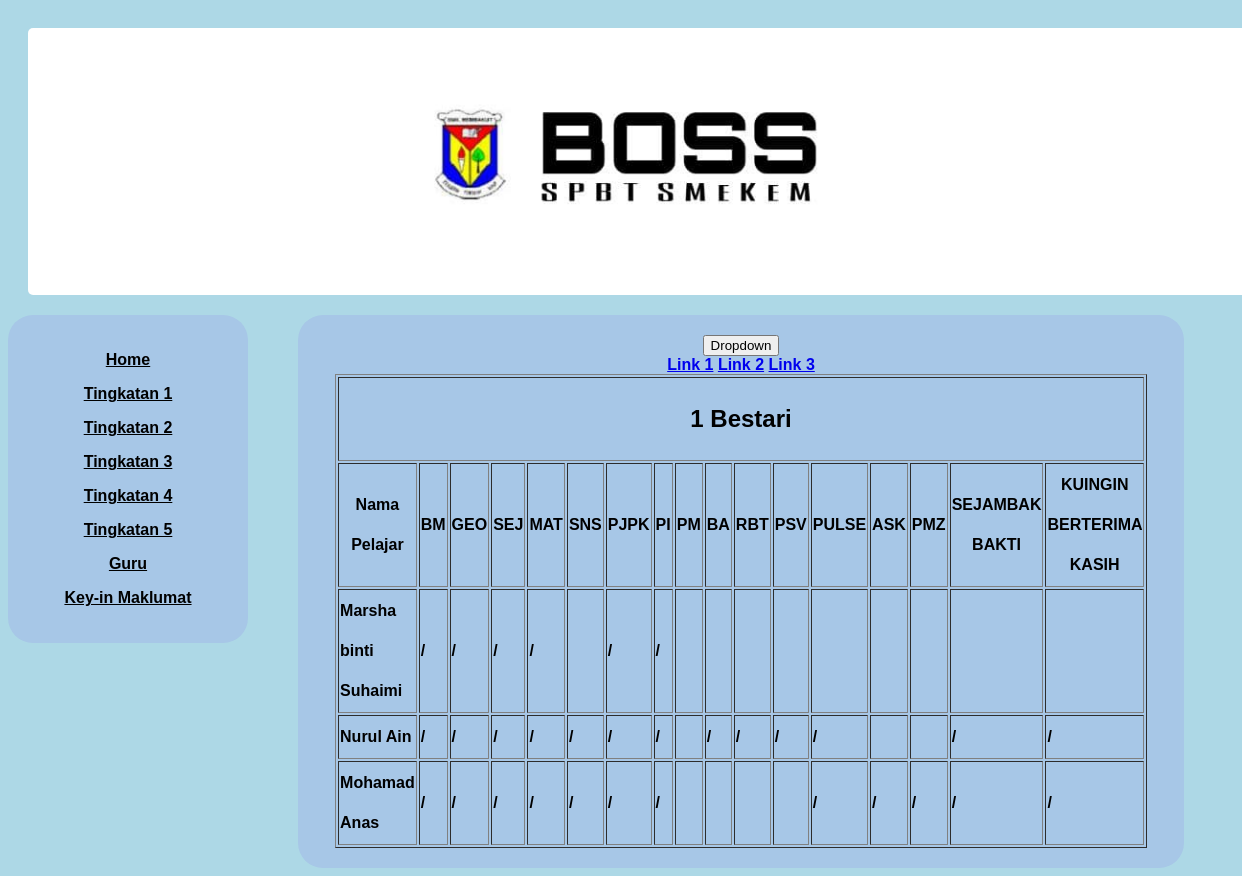
Screenshot of /guru.php with the database file from the repository.
### tables this page shows
CREATE TABLE `pelajar` (
  `NO_ID` int(12) NOT NULL,
  `Nama_pelajar` varchar(30) NOT NULL,
  `Kelas` varchar(10) NOT NULL,
  `BM` varchar(1) NOT NULL,
  `GEO` varchar(10) NOT NULL,
  `SEJ` varchar(10) NOT NULL,
  `MAT` varchar(10) NOT NULL,
  `SNS` varchar(10) NOT NULL,
  `PJPK` varchar(10) NOT NULL,
  `PI` varchar(10) NOT NULL,
  `PM` varchar(10) NOT NULL,
  `BA` varchar(10) NOT NULL,
  `RBT` varchar(10) NOT NULL,
  `PSV` varchar(10) NOT NULL,
  `PULSE` varchar(10) NOT NULL,
  `ASK` varchar(10) NOT NULL,
  `PMZ` varchar(10) NOT NULL,
  `SEJAMBAK` varchar(10) NOT NULL,
  `KUINGIN` varchar(10) NOT NULL,
  `darahtitik` varchar(10) NOT NULL,
  `baikbudi` varchar(10) NOT NULL,
  `closeup` varchar(10) NOT NULL,
  `hempasan` varchar(10) NOT NULL,
  `bintanghati` varchar(10) NOT NULL,
  `fullblast` varchar(20) NOT NULL,
  `fizik` varchar(20) NOT NULL,
  `bio` varchar(20) NOT NULL,
  `kimia` varchar(20) NOT NULL,
  `addmath` varchar(20) NOT NULL,
  `rc` varchar(20) NOT NULL,
  `pertanian` varchar(20) NOT NULL,
  `ekonomi` varchar(11) NOT NULL,
  `tasawwur` varchar(11) NOT NULL,
  `sainssukan` varchar(11) NOT NULL,
  `disebalik` varchar(11) NOT NULL,
  `jaketkulit` varchar(11) NOT NULL,
  `download` varchar(11) NOT NULL,
  `silirdaksina` varchar(11) NOT NULL,
  `sejadahrindu` varchar(11) NOT NULL
);

### guru.php (the view, shortened to what this page needs)
<?php
$con= mysqli_connect("localhost","root","") or die ("Unable to connect");
mysqli_select_db($con, "spbtsmekem");
$sql= "SELECT * FROM pelajar";
$result=$con->query($sql);
?>
<!DOCTYPE html>
<html lang = "en">
	<head>
	</head>
	<body>
		<div class="header">
		<center><img src= "image/bannerboss.jpg" style=" width:100%; display: block; border-radius: 25px;padding: 20px;></img> </center>
		</div>
		<div class="content">
			<div class="menu">
			<p>
			<a href="index.php" style= "color:#000000;">Home</a>
			</p>
			<p>
			<a href="tingkatan_1.php" style= "color:#000000;"> Tingkatan 1</a>
			</p>
			<p>
			<a href= "tingkatan_2.php" style= "color:#000000;">Tingkatan 2 </a>
			</p>
			<p>
			<a href="tingkatan_3.php" style= "color:#000000;">Tingkatan 3</a>
			</p>
			<p>
			<a href="tingkatan_4.php" style= "color:#000000;">Tingkatan 4</a>
			</p>
			<p>
			<a href="tingkatan_5.php" style= "color:#000000;">Tingkatan 5</a>
			</p>
			<p>
			<a href="guru.php" style= "color:#000000;">Guru</a>
			</p>
			<p>
			<a href="input01.php" style= "color:#000000;">Key-in Maklumat</a>
			</p>
			</div>
		<div class="main">
		 <button class="dropbtn">Dropdown</button>
			<div class="dropdown-content">
				<a href="#">Link 1</a>
				<a href="#">Link 2</a>
				<a href="#">Link 3</a>
			</div>
		<table align="center" border="1px" style="width:600px; line-height:40px;">
			<tr>
				<th colspan="17"><h2>1 Bestari</h2></th>
			</tr>
			<t>
				<th> Nama Pelajar </th>
				<th> BM </th>
				<th> GEO </th>
				<th> SEJ </th>
				<th> MAT </th>
				<th> SNS </th>
				<th> PJPK </th>
				<th> PI </th>
				<th> PM </th>
				<th> BA </th>
				<th> RBT </th>
				<th> PSV </th>
				<th> PULSE </th>
				<th> ASK </th>
				<th> PMZ </th>
				<th> SEJAMBAK BAKTI </th>
				<th> KUINGIN BERTERIMA KASIH </th>
			</t>
		<?php
			while($rows=$result->fetch_assoc())
			{
		?>
				<tr>
					<td><?php echo $rows['Nama_pelajar'];?></td>
					<td><?php echo $rows['BM'];?></td>
					<td><?php echo $rows['GEO'];?></td>
					<td><?php echo $rows['SEJ'];?></td>
					<td><?php echo $rows['MAT'];?></td>
					<td><?php echo $rows['SNS'];?></td>
					<td><?php echo $rows['PJPK'];?></td>
					<td><?php echo $rows['PI'];?></td>
					<td><?php echo $rows['PM'];?></td>
					<td><?php echo $rows['BA'];?></td>
					<td><?php echo $rows['RBT'];?></td>
					<td><?php echo $rows['PSV'];?></td>
					<td><?php echo $rows['PULSE'];?></td>
					<td><?php echo $rows['ASK'];?></td>
					<td><?php echo $rows['PMZ'];?></td>
					<td><?php echo $rows['SEJAMBAK'];?></td>
					<td><?php echo $rows['KUINGIN'];?></td>
				</tr>
		<?php
			}
		?>
		</table>
		</div>
		</div>
	</body>
</html>

### guru.php (style rules this page uses)
body { background-color:#ADD8E6 ; }
.menu { font-family: Arial; font-weight: bold; background-color:#A7C7E7; display: inline-block; text-align: center; border-radius: 25px; padding: 20px; width: 200px; height:70%; float: left; }
.main { display: inline-block; width: 69%; height:70%; font-family: Arial; font-weight: bold; border-radius: 25px; padding: 20px; background-color:#A7C7E7; color: #000000; }

### rows the page displays
pelajar: Nama_pelajar "Marsha binti Suhaimi", BM "/", GEO "/", SEJ "/", MAT "/", PJPK "/", PI "/"
pelajar: Nama_pelajar "Nurul Ain", BM "/", GEO "/", SEJ "/", MAT "/", SNS "/", PJPK "/", PI "/", BA "/", RBT "/", PSV "/", PULSE "/", SEJAMBAK "/", KUINGIN "/"
pelajar: Nama_pelajar "Mohamad Anas", BM "/", GEO "/", SEJ "/", MAT "/", SNS "/", PJPK "/", PI "/", PULSE "/", ASK "/", PMZ "/", SEJAMBAK "/", KUINGIN "/"
